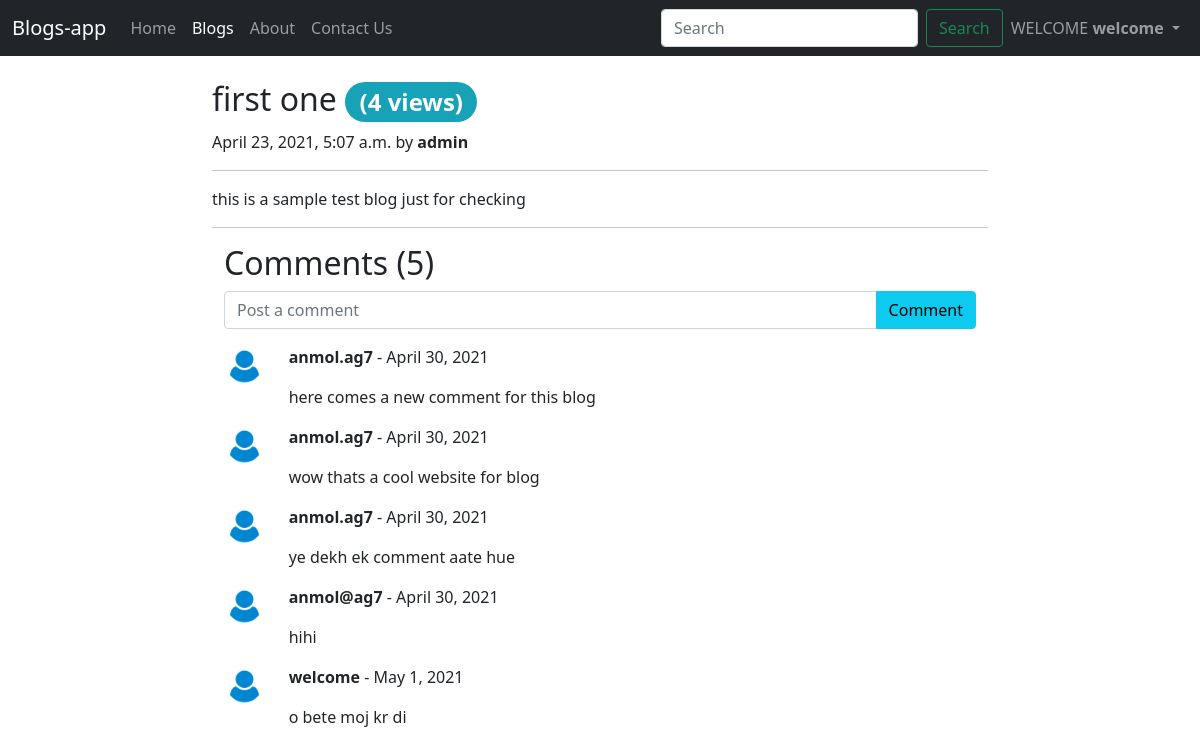
The app's page /blog/blogPost/first-one (signed in) with its own data.
### blogApp/models.py (models this page shows, shortened)
class Post(models.Model):
    sno = models.AutoField(primary_key=True)
    author = models.CharField(max_length=50)
    title = models.CharField(max_length=50)
    views = models.IntegerField(default=0)
    slug = models.CharField(max_length=130)
    content = models.TextField(max_length=600)
    timestamp = models.DateTimeField(blank=True, auto_now_add=True)

class  BlogComment(models.Model) :
    sno = models.AutoField(primary_key=True)
    comment = models.TextField()
    user = models.ForeignKey(User, on_delete=models.CASCADE)
    post = models.ForeignKey(Post, on_delete=models.CASCADE)
    parent = models.ForeignKey('self', on_delete=models.CASCADE, null=True)
    timestamp = models.DateField(default=now)

### blogApp/views.py (the view)
# urls.py: path('blogPost/<str:slug>', views.blogPost, name='blogPost'),
def blogPost(request,slug):
    post = Post.objects.filter(slug=slug).first()
    post.views= post.views +1
    post.save()
    comment = BlogComment.objects.filter(post=post)
    context = {"post":post, "comments":comment, "user":request.user}
    return render(request, 'blogHome/blogPost.html',context)

### templates/blogHome/blogPost.html (shortened to what this page needs)
{% extends 'base.html' %}
{% block activate_Blogs%} active {% endblock activate_Blogs%}
{% block body %}
<div class="container my-4 col-md-8">
      <article class="blog-post">
        <h2 class="blog-post-title">{{post.title}} <span class="badge badge-pill badge-info">({{post.views}} views)</span></h2>
        <p class="blog-post-meta">{{post.timestamp}} by <strong>{{post.author}}</strong></p>
        <hr>
        <p>{{post.content|safe}}
        </p>
        <hr>
      <div class="container" >
        <h2  class="mb-2">Comments ({{comments.count}})</h2>
        {% if user.is_authenticated %}
          <form method='post' action='/blog/postComment'>
          <div class="input-group mb-3">
            <input type="textarea" class="form-control" name="commentkr" id="commentkr"  placeholder="Post a comment" aria-label="Comment here" aria-describedby="button-addon2">
            <button class="btn btn-info {% if "commentkr" == None %}{% block disabled %}{% endblock disabled %}{% endif %} "  type="submit" id="button-addon2">Comment </button>
          </div>
          </form>
          {% else %}
          <p><a type="button" style="color:blue" data-bs-toggle="modal" data-bs-target="#login"> <strong>LogIn</strong></a> to post a comment.</p>
        {% endif %}
        <div class="row my-3">
        {% for comment in comments %}
          <div class="col-md-1"><img src="/static/img/admin.png" class="rounded float-start w-100" alt="user"></div>
          <div class="col-md-11">
          <p><b>{{comment.user}}</b> - {{comment.timestamp}}</p>
          <div><p>{{comment.comment}}</p></div>
          </div>
        {% endfor %}
        </div>
      </div>
    </div>
{% endblock body %}

### templates/base.html (shortened to what this page needs)
<!doctype html>
<html lang="en">
  <head>
    <link href="https://cdn.jsdelivr.net/npm/bootstrap@5.0.0-beta2/dist/css/bootstrap.min.css" rel="stylesheet">
  </head>
  <body>
    <nav class="navbar navbar-expand-lg navbar-dark bg-dark">
  <div class="container-fluid">
    <a class="navbar-brand" href="/">Blogs-app</a>
    <div class="collapse navbar-collapse" id="navbarSupportedContent">
      <ul class="navbar-nav me-auto mb-2 mb-lg-0">
        <li class="nav-item">
          <a class="nav-link {% block activate_home %}{% endblock activate_home%}" aria-current="page" href="/">Home</a>
        </li>
        <li class="nav-item">
          <a class="nav-link {% block activate_Blogs %}{% endblock activate_Blogs %}" href="/blog">Blogs</a>
        </li>
        <li class="nav-item">
          <a class="nav-link {% block activate_about%}{% endblock activate_about%}" href="/about">About</a>
        </li>
         <li class="nav-item">
          <a class="nav-link {% block activate_contactus%}{% endblock activate_contactus%}" href="/contactus">Contact Us</a>
        </li>
      </ul>
      <form class="d-flex mr-2" method="get" action="/search">
        <input class="form-control me-2"  name="query" id="query" type="search" placeholder="Search" aria-label="Search">
        <button class="btn btn-outline-success" type="submit">Search</button>
      </form>
{% if user.is_authenticated %}
<ul class="navbar-nav mr-2">
<li class="nav-item dropdown">
          <a class="nav-link dropdown-toggle" href="#" id="navbarDropdown" role="button" data-bs-toggle="dropdown" aria-expanded="false">
            WELCOME  <b>{{user.username}}</b>
          </a>
        </li>
</ul>
{% endif %}
    </div>
  </div>
</nav>
{% block body %}
{% endblock body %}
  </body>
</html>

### templates/blogHome/blogPost.html (style rules this page uses)
.badge-pill { padding-right: .6em; padding-left: .6em; border-radius: 10rem; }
.badge-info { color: color: #fff;; background-color: #17a2b8; }

### records on screen
Post: title "first one", views "4", timestamp "April 23, 2021, 5:07 a.m.", author "admin", content "this is a sample test blog just for checking"
BlogComment: user "anmol.ag7", timestamp "April 30, 2021", comment "here comes a new comment for this blog"
BlogComment: user "anmol.ag7", timestamp "April 30, 2021", comment "wow thats a cool website for blog"
BlogComment: user "anmol.ag7", timestamp "April 30, 2021", comment "ye dekh ek comment aate hue"
BlogComment: user "anmol@ag7", timestamp "April 30, 2021", comment "hihi"
BlogComment: user "welcome", timestamp "May 1, 2021", comment "o bete moj kr di"

### other values on screen
{{ user.username }} "welcome"
{{ comments.count }} "5"
